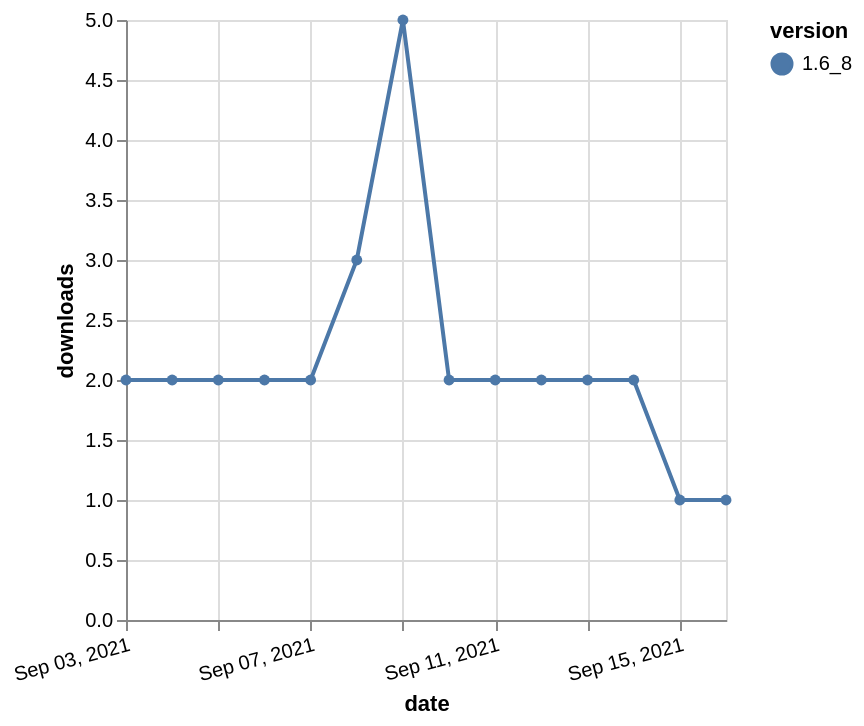

Source (Vega-Lite JSON):
### Vega-Lite specification from a JSON file in a GitHub repository (floating-point values rounded to 4 significant figures)
{"$schema": "https://vega.github.io/schema/vega-lite/v5.json", "description": "A simple bar chart with embedded data.", "data": {"values": [{"date": "2021-09-03", "total": 2821, "delta": 2, "version": "1.6_8"}, {"date": "2021-09-04", "total": 2823, "delta": 2, "version": "1.6_8"}, {"date": "2021-09-05", "total": 2825, "delta": 2, "version": "1.6_8"}, {"date": "2021-09-06", "total": 2827, "delta": 2, "version": "1.6_8"}, {"date": "2021-09-07", "total": 2829, "delta": 2, "version": "1.6_8"}, {"date": "2021-09-08", "total": 2832, "delta": 3, "version": "1.6_8"}, {"date": "2021-09-09", "total": 2837, "delta": 5, "version": "1.6_8"}, {"date": "2021-09-10", "total": 2839, "delta": 2, "version": "1.6_8"}, {"date": "2021-09-11", "total": 2841, "delta": 2, "version": "1.6_8"}, {"date": "2021-09-12", "total": 2843, "delta": 2, "version": "1.6_8"}, {"date": "2021-09-13", "total": 2845, "delta": 2, "version": "1.6_8"}, {"date": "2021-09-14", "total": 2847, "delta": 2, "version": "1.6_8"}, {"date": "2021-09-15", "total": 2848, "delta": 1, "version": "1.6_8"}, {"date": "2021-09-16", "total": 2849, "delta": 1, "version": "1.6_8"}]}, "width": "container", "mark": {"type": "line", "point": {"filled": true}}, "encoding": {"x": {"field": "date", "type": "temporal", "timeUnit": "yearmonthdate", "title": "date", "axis": {"labelAngle": -15}}, "y": {"field": "delta", "type": "quantitative", "title": "downloads"}, "color": {"field": "version", "type": "nominal"}, "tooltip": {"field": "delta"}}}
